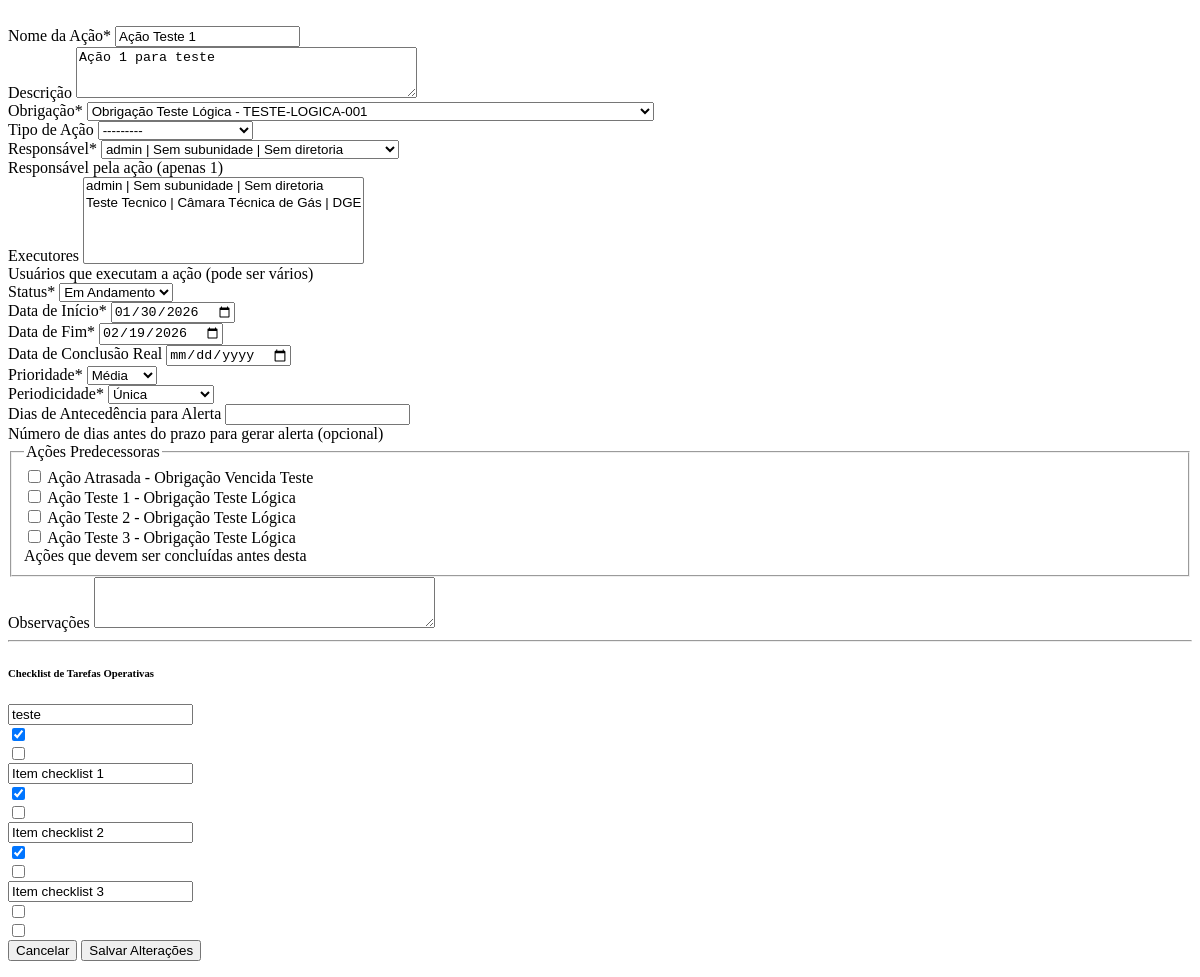
Before: /acoes/52/edit-ajax/ (signed in) with the older database file.
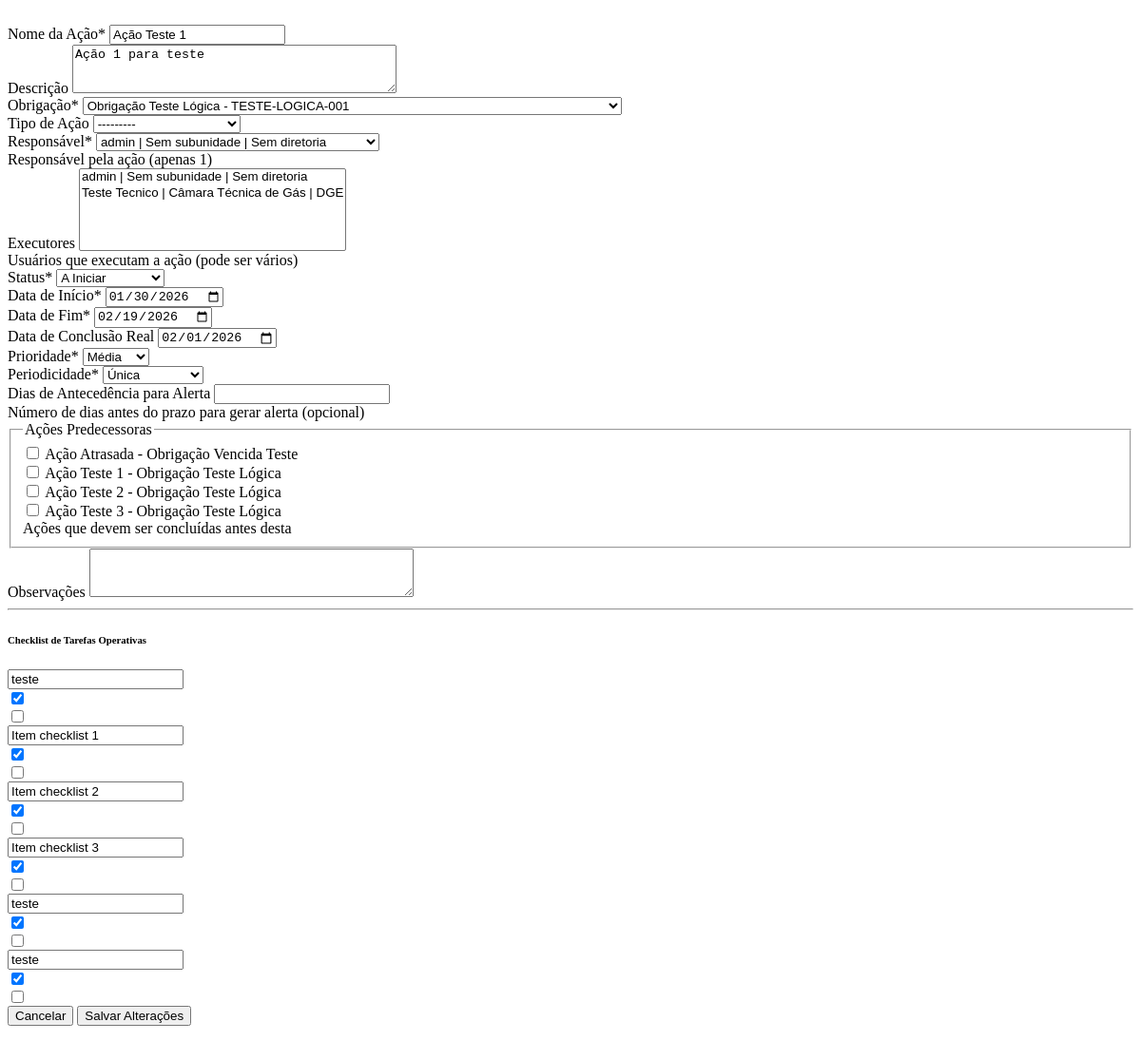
After: the same page with the newer database file.
### acoes/models.py (models this page shows, shortened)
class Acao(models.Model):
    STATUS_CHOICES = [
        ('a_iniciar', 'A Iniciar'),
        ('em_andamento', 'Em Andamento'),
        ('atrasado', 'Atrasado'),
        ('em_validacao', 'Em Validação'),
        ('finalizado', 'Finalizado'),
    ]
    PRIORIDADE_CHOICES = [
        ('baixa', 'Baixa'),
        ('media', 'Média'),
        ('alta', 'Alta'),
        ('urgente', 'Urgente'),
    ]
    PERIODICIDADE_CHOICES = [
        ('unica', 'Única'),
        ('mensal', 'Mensal'),
        ('bimestral', 'Bimestral'),
        ('trimestral', 'Trimestral'),
        ('quadrimestral', 'Quadrimestral'),
        ('semestral', 'Semestral'),
        ('anual', 'Anual'),
    ]
    nome = models.CharField('Nome da Ação', max_length=200)
    descricao = models.TextField('Descrição', blank=True)
    obrigacao = models.ForeignKey(
        Obrigacao,
        on_delete=models.PROTECT,
        verbose_name='Obrigação',
        related_name='acoes'
    )
    tipo_acao = models.ForeignKey(
        TipoAcao,
        on_delete=models.PROTECT,
        verbose_name='Tipo de Ação',
        related_name='acoes_v2',
        null=True,
        blank=True
    )
    responsavel = models.ForeignKey(
        settings.AUTH_USER_MODEL,
        on_delete=models.PROTECT,
        verbose_name='Responsável',
        related_name='acoes_responsavel',
        help_text='Responsável pela ação (apenas 1)'
    )
    executores = models.ManyToManyField(
        settings.AUTH_USER_MODEL,
        verbose_name='Executores',
        related_name='acoes_executor',
        blank=True,
        help_text='Usuários que executam a ação (pode ser vários)'
    )
    status = models.CharField('Status', max_length=15, choices=STATUS_CHOICES, default='a_iniciar')
    percentual_cumprido = models.IntegerField(
        'Percentual Cumprido (%)',
        default=0,
        help_text='Percentual de conclusão da ação (0-100)'
    )
    data_inicio = models.DateField('Data de Início')
    data_fim = models.DateField('Data de Fim')
    data_conclusao = models.DateField('Data de Conclusão Real', null=True, blank=True)
    periodicidade = models.CharField('Periodicidade', max_length=15, choices=PERIODICIDADE_CHOICES, default='unica')
    prioridade = models.CharField('Prioridade', max_length=10, choices=PRIORIDADE_CHOICES, default='media')
    dias_antecedencia_alerta = models.IntegerField(
        'Dias de Antecedência para Alerta',
        null=True,
        blank=True,
        default=None,
        help_text='Número de dias antes do prazo para gerar alerta (opcional)'
    )
    acoes_predecessoras = models.ManyToManyField(
        'self',
        symmetrical=False,
        verbose_name='Ações Predecessoras',
        related_name='acoes_sucessoras',
        blank=True,
        help_text='Ações que devem ser concluídas antes desta'
    )
    observacoes = models.TextField('Observações', blank=True)
    data_cadastro = models.DateTimeField('Data de Cadastro', auto_now_add=True)
    data_atualizacao = models.DateTimeField('Última Atualização', auto_now=True)
    class Meta:
        verbose_name = 'Ação'
        verbose_name_plural = 'Ações'
        ordering = ['data_inicio', 'prioridade', 'nome']
    def __str__(self):
        return f"{self.nome} - {self.obrigacao.titulo}"

class ChecklistItem(models.Model):
    acao = models.ForeignKey(Acao, related_name='checklist_itens', on_delete=models.CASCADE)
    nome = models.CharField(max_length=255)
    concluido = models.BooleanField(default=False)
    ordem = models.IntegerField(default=0)
    class Meta:
        ordering = ['ordem', 'id']
        verbose_name = 'Item de Checklist'
        verbose_name_plural = 'Itens de Checklist'

### acoes/views_kanban.py (the view)
# urls.py: path('acoes/<int:pk>/edit-ajax/', views_kanban.acao_edit_ajax, name='acao_edit_ajax'),
@login_required
def acao_edit_ajax(request, pk):
    acao = get_object_or_404(Acao, pk=pk)
    if request.method == 'POST':
        form = AcaoForm(request.POST, instance=acao)
        checklist_formset = ChecklistItemFormSet(
            request.POST,
            instance=acao,
            prefix='checklist_itens'
        )
        if form.is_valid() and checklist_formset.is_valid():
            acao = form.save()
            checklist_formset.instance = acao
            checklist_formset.save()
            if request.headers.get('X-Requested-With') == 'XMLHttpRequest':
                return JsonResponse({'success': True})
            from django.shortcuts import redirect
            return redirect('acao_kanban')
        else:
            context = {
                'acao': acao,
                'form': form,
                'checklist_formset': checklist_formset,
                'is_ajax': True,
            }
            return render(request, 'acoes/acao_form_modal.html', context)
    else:
        form = AcaoForm(instance=acao)
        checklist_formset = ChecklistItemFormSet(
            instance=acao,
            prefix='checklist_itens'
        )
        context = {
            'acao': acao,
            'form': form,
            'checklist_formset': checklist_formset,
            'is_ajax': True,
        }
        return render(request, 'acoes/acao_form_modal.html', context)

### acoes/forms.py (called while the page is built)
    def formatar_usuario(self, usuario):
        nome = getattr(usuario, 'nome_completo', None) \
            or f"{getattr(usuario, 'first_name', '')} {getattr(usuario, 'last_name', '')}".strip() \
            or getattr(usuario, 'username', 'Sem nome')
        sub = getattr(usuario.subunidade, 'nome', 'Sem subunidade') if hasattr(usuario, 'subunidade') and usuario.subunidade else 'Sem subunidade'
        dir = getattr(usuario.subunidade.diretoria, 'sigla', 'Sem diretoria') \
            if hasattr(usuario, 'subunidade') and usuario.subunidade and hasattr(usuario.subunidade, 'diretoria') and usuario.subunidade.diretoria \
            else 'Sem diretoria'
        return f"{nome} | {sub} | {dir}"

### core/models.py (called while the page is built)
    def __str__(self):
        return self.nome

### instrumentos/models.py (called while the page is built)
    def __str__(self):
        return f"{self.titulo} - {self.instrumento.numero}"

### templates/acoes/acao_form_modal.html (shortened to what this page needs)
﻿{% load crispy_forms_tags %}
<form method="post" action="{% url 'acao_edit_ajax' acao.pk %}" id="acaoEditForm">
    <div class="row">
        <div class="col-12">
            {{form|crispy}}
        </div>
    </div>
    <hr class="my-3">
    <h6 class="mb-3 fw-bold">
         Checklist de Tarefas Operativas
    </h6>
    <div id="checklist-items-modal">
        {% for form in checklist_formset %}
        <div class="checklist-item mb-2 d-flex align-items-center gap-2">
            <input type="text" name="{{form.nome.html_name}}" id="{{form.nome.id_for_label}}"
                value="{{form.nome.value|default:''}}" class="form-control form-control-sm"
                placeholder="Item do checklist">
            <div class="form-check">
                <input type="checkbox" name="{{form.concluido.html_name}}" id="{{form.concluido.id_for_label}}"
                    class="form-check-input" {% if form.concluido.value %}checked{% endif %}>
            </div>
            {{form.DELETE}}
        </div>
        {% endfor %}
    </div>
    <div class="modal-footer px-0 pb-0 mt-4 border-0">
        <button type="button" class="btn btn-light" data-bs-dismiss="modal">Cancelar</button>
        <button type="submit" class="btn btn-primary px-4">Salvar Alterações</button>
    </div>
</form>

Changed rows visible on the page:
changed Acao "Ação Teste 1": status "Em Andamento" → "A Iniciar"; data_conclusao (not shown) → "02/01/2026"
added ChecklistItem: nome.value "teste"
added ChecklistItem: nome.value "teste"
Other visible differences:
form field concluido.html_name: "☐" → "☑"
